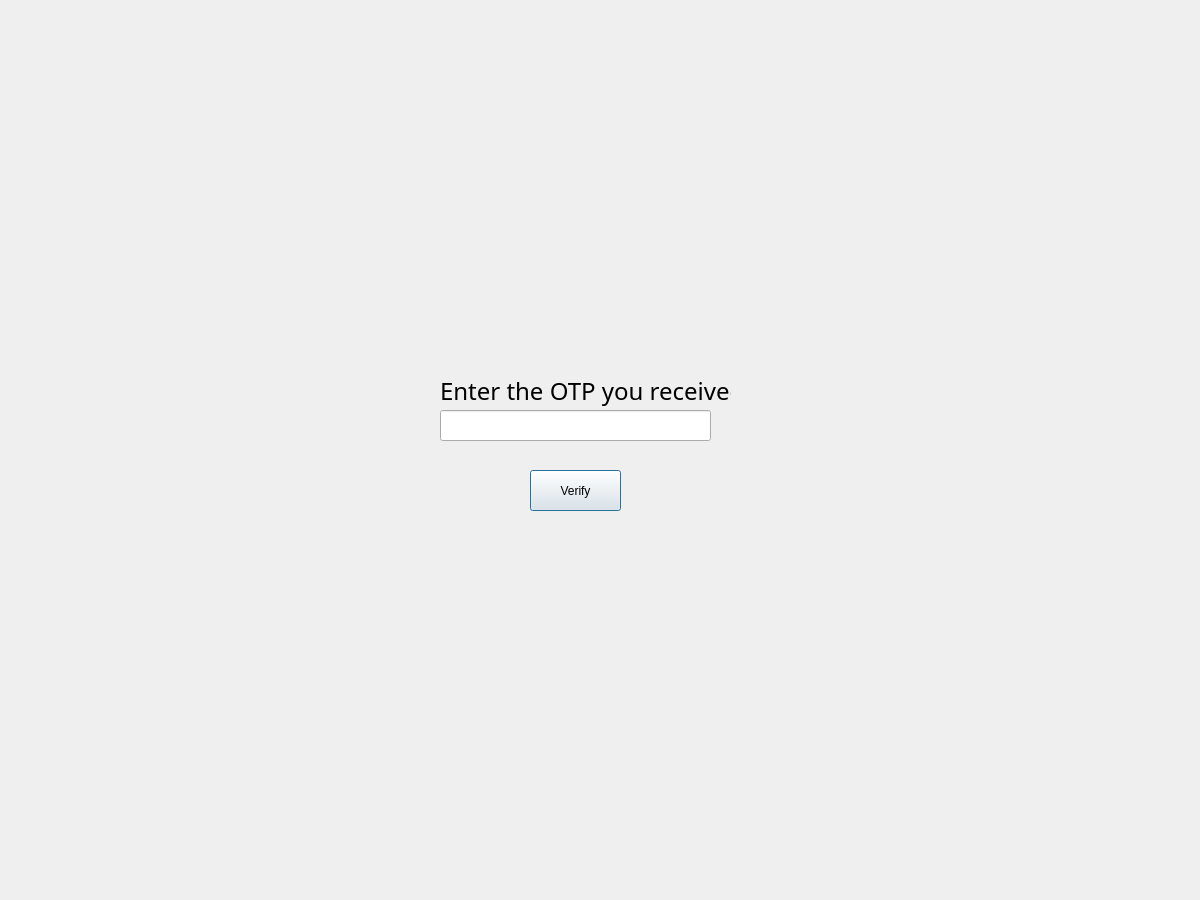
<?xml version="1.0" encoding="UTF-8"?>
<ui version="4.0">
 <class>Dialog</class>
 <widget class="QDialog" name="Dialog">
  <property name="geometry">
   <rect>
    <x>0</x>
    <y>0</y>
    <width>1200</width>
    <height>900</height>
   </rect>
  </property>
  <property name="minimumSize">
   <size>
    <width>1200</width>
    <height>900</height>
   </size>
  </property>
  <property name="maximumSize">
   <size>
    <width>1200</width>
    <height>900</height>
   </size>
  </property>
  <property name="windowTitle">
   <string>Dialog</string>
  </property>
  <widget class="QLabel" name="Qlabel1">
   <property name="geometry">
    <rect>
     <x>440</x>
     <y>370</y>
     <width>291</width>
     <height>41</height>
    </rect>
   </property>
   <property name="font">
    <font>
     <family>Berlin Sans FB</family>
     <pointsize>18</pointsize>
    </font>
   </property>
   <property name="text">
    <string>Enter the OTP you received</string>
   </property>
  </widget>
  <widget class="QLineEdit" name="otp_for_signin_verification">
   <property name="geometry">
    <rect>
     <x>440</x>
     <y>410</y>
     <width>271</width>
     <height>31</height>
    </rect>
   </property>
  </widget>
  <widget class="QPushButton" name="email_verification_button">
   <property name="geometry">
    <rect>
     <x>530</x>
     <y>470</y>
     <width>91</width>
     <height>41</height>
    </rect>
   </property>
   <property name="text">
    <string>Verify</string>
   </property>
  </widget>
 </widget>
 <resources/>
 <connections/>
</ui>
